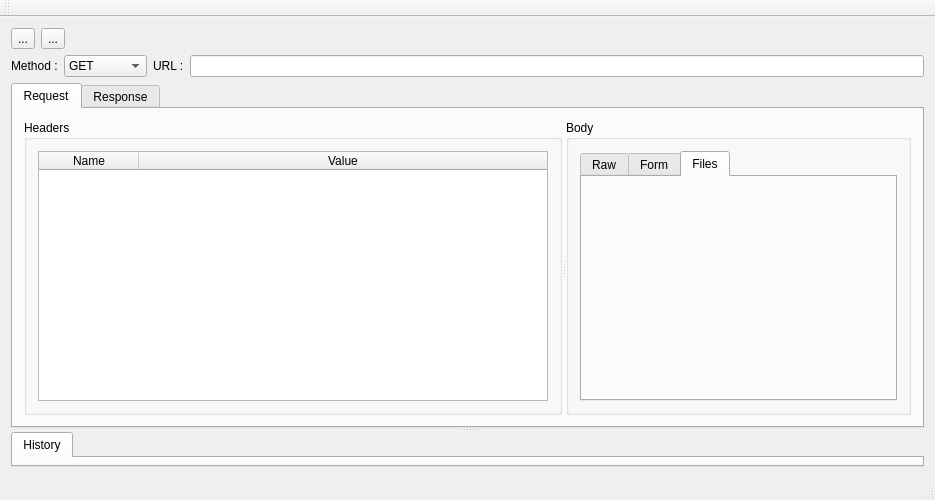
<?xml version="1.0" encoding="UTF-8"?>
<ui version="4.0">
 <class>MainWindow</class>
 <widget class="QMainWindow" name="MainWindow">
  <property name="geometry">
   <rect>
    <x>0</x>
    <y>0</y>
    <width>935</width>
    <height>500</height>
   </rect>
  </property>
  <property name="windowTitle">
   <string>MainWindow</string>
  </property>
  <widget class="QWidget" name="centralWidget">
   <layout class="QGridLayout" name="gridLayout_3">
    <item row="0" column="0">
     <widget class="QToolButton" name="toolButton">
      <property name="text">
       <string>...</string>
      </property>
     </widget>
    </item>
    <item row="0" column="1">
     <widget class="QToolButton" name="toolButton_2">
      <property name="text">
       <string>...</string>
      </property>
     </widget>
    </item>
    <item row="0" column="2">
     <spacer name="horizontalSpacer">
      <property name="orientation">
       <enum>Qt::Horizontal</enum>
      </property>
      <property name="sizeHint" stdset="0">
       <size>
        <width>846</width>
        <height>20</height>
       </size>
      </property>
     </spacer>
    </item>
    <item row="1" column="0" colspan="3">
     <layout class="QHBoxLayout" name="horizontalLayout">
      <item>
       <widget class="QLabel" name="label_2">
        <property name="text">
         <string>Method :</string>
        </property>
       </widget>
      </item>
      <item>
       <widget class="QComboBox" name="comboBox">
        <item>
         <property name="text">
          <string>GET</string>
         </property>
        </item>
        <item>
         <property name="text">
          <string>POST</string>
         </property>
        </item>
        <item>
         <property name="text">
          <string>PUT</string>
         </property>
        </item>
        <item>
         <property name="text">
          <string>PATCH</string>
         </property>
        </item>
        <item>
         <property name="text">
          <string>DELETE</string>
         </property>
        </item>
        <item>
         <property name="text">
          <string>HEAD</string>
         </property>
        </item>
        <item>
         <property name="text">
          <string>OPTIONS</string>
         </property>
        </item>
       </widget>
      </item>
      <item>
       <widget class="QLabel" name="label">
        <property name="text">
         <string>URL :</string>
        </property>
       </widget>
      </item>
      <item>
       <widget class="QLineEdit" name="lineEdit"/>
      </item>
     </layout>
    </item>
    <item row="2" column="0" colspan="3">
     <widget class="QSplitter" name="splitter_2">
      <property name="orientation">
       <enum>Qt::Vertical</enum>
      </property>
      <widget class="QTabWidget" name="tabWidget">
       <property name="currentIndex">
        <number>0</number>
       </property>
       <widget class="QWidget" name="tab">
        <attribute name="title">
         <string>Request</string>
        </attribute>
        <layout class="QGridLayout" name="gridLayout_2">
         <item row="0" column="0">
          <widget class="QSplitter" name="splitter">
           <property name="orientation">
            <enum>Qt::Horizontal</enum>
           </property>
           <widget class="QGroupBox" name="groupBox">
            <property name="title">
             <string>Headers</string>
            </property>
            <layout class="QGridLayout" name="gridLayout_4">
             <item row="0" column="0">
              <widget class="QTableWidget" name="tableWidget">
               <attribute name="horizontalHeaderStretchLastSection">
                <bool>true</bool>
               </attribute>
               <column>
                <property name="text">
                 <string>Name</string>
                </property>
               </column>
               <column>
                <property name="text">
                 <string>Value</string>
                </property>
               </column>
              </widget>
             </item>
            </layout>
           </widget>
           <widget class="QGroupBox" name="groupBox_2">
            <property name="title">
             <string>Body</string>
            </property>
            <layout class="QGridLayout" name="gridLayout">
             <item row="0" column="0">
              <widget class="QTabWidget" name="tabWidget_3">
               <property name="currentIndex">
                <number>2</number>
               </property>
               <widget class="QWidget" name="tab_3">
                <attribute name="title">
                 <string>Raw</string>
                </attribute>
               </widget>
               <widget class="QWidget" name="tab_5">
                <attribute name="title">
                 <string>Form</string>
                </attribute>
               </widget>
               <widget class="QWidget" name="tab_6">
                <attribute name="title">
                 <string>Files</string>
                </attribute>
               </widget>
              </widget>
             </item>
            </layout>
           </widget>
          </widget>
         </item>
        </layout>
       </widget>
       <widget class="QWidget" name="tab_2">
        <attribute name="title">
         <string>Response</string>
        </attribute>
       </widget>
      </widget>
      <widget class="QTabWidget" name="tabWidget_2">
       <property name="currentIndex">
        <number>0</number>
       </property>
       <widget class="QWidget" name="tab_4">
        <attribute name="title">
         <string>History</string>
        </attribute>
       </widget>
      </widget>
     </widget>
    </item>
   </layout>
  </widget>
  <widget class="QMenuBar" name="menuBar">
   <property name="geometry">
    <rect>
     <x>0</x>
     <y>0</y>
     <width>935</width>
     <height>19</height>
    </rect>
   </property>
  </widget>
  <widget class="QToolBar" name="mainToolBar">
   <attribute name="toolBarArea">
    <enum>TopToolBarArea</enum>
   </attribute>
   <attribute name="toolBarBreak">
    <bool>false</bool>
   </attribute>
  </widget>
  <widget class="QStatusBar" name="statusBar"/>
 </widget>
 <layoutdefault spacing="6" margin="11"/>
 <resources/>
 <connections/>
</ui>
